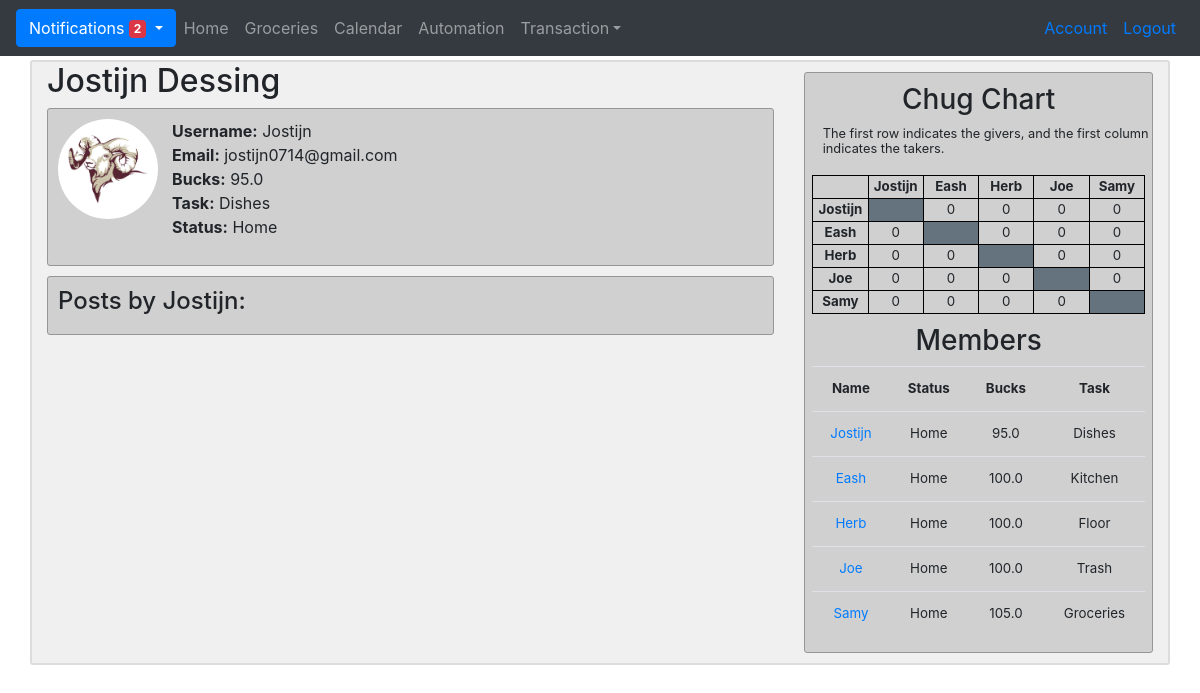
Before: /user/Jostijn (signed in) with the older database file.
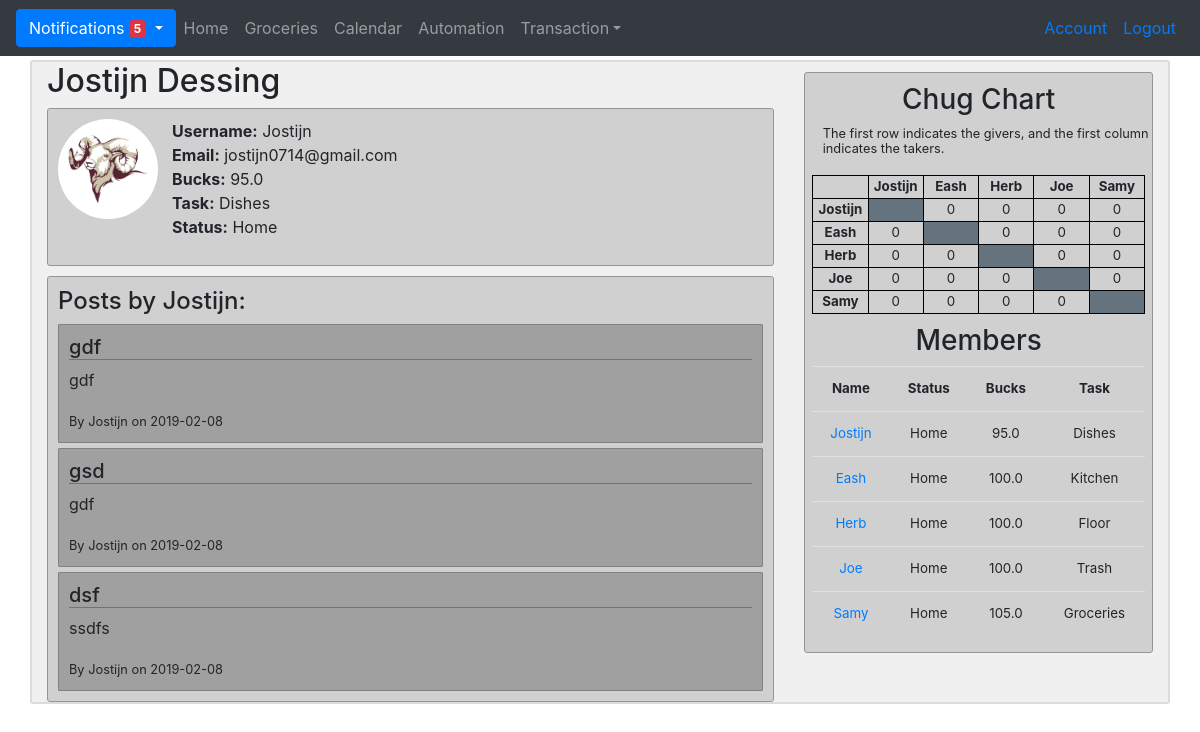
After: the same page with the newer database file.
### G_app/models.py (models this page shows, shortened)
class User(db.Model, UserMixin):
    id = db.Column(db.Integer, primary_key = True)
    username = db.Column(db.String(20), unique=True, nullable=False)
    name = db.Column(db.String, nullable=False)
    email = db.Column(db.String(120), unique=True, nullable=False)
    image = db.Column(db.String(20), nullable=False, default='default.jpg')
    password = db.Column(db.String(60), nullable=False)
    status = db.Column(db.String, nullable=False)
    bucks = db.Column(db.Float, nullable=False)
    task = db.Column(db.String, nullable=False)
    done_weekly_vote = db.Column(db.Boolean, nullable=False, default=False)
    posts = db.relationship('Post', backref='author', lazy=True, foreign_keys='Post.id_user')
    posts_targeted = db.relationship('Post', backref='target', lazy=True, foreign_keys='Post.id_target')
    chugs_give = db.relationship('Chug', backref='giver', lazy=True, foreign_keys='Chug.id_giver')
    chugs_take = db.relationship('Chug', backref='taker', lazy=True, foreign_keys='Chug.id_taker')
    notifications = db.relationship('Notification', backref='target', lazy=True)
    payments_made = db.relationship('Transaction', backref='payer', lazy=True, foreign_keys='Transaction.id_payer')
    payments_received = db.relationship('Transaction', backref='payee', lazy=True, foreign_keys='Transaction.id_payee')
    challenges_made =  db.relationship('Challenge', backref='challenger', lazy=True, foreign_keys='Challenge.id_challenger')
    challenges_received =  db.relationship('Challenge', backref='challengee', lazy=True, foreign_keys='Challenge.id_challengee')
    bets_made =  db.relationship('Bet', backref='bookmaker', lazy=True, foreign_keys='Bet.id_bookmaker')
    bets_taken =  db.relationship('Bet', backref='bettaker', lazy=True, foreign_keys='Bet.id_bettaker')
    comments = db.relationship('Comment', backref='commenter', lazy=True)
    votes_made = db.relationship('Vote', backref='voter', lazy=True, foreign_keys='Vote.id_voter')
    votes_received = db.relationship('Vote', backref='candidate', lazy=True, foreign_keys='Vote.id_candidate')
    weekly_votes = db.relationship('WeeklyVote', backref='subject', lazy=True, foreign_keys='WeeklyVote.id_subject')
    def new_notifications(self):
        return Notification.query.filter_by(user_id=self.id, seen=False).all()

class Post(db.Model):
    id = db.Column(db.Integer, primary_key = True)
    title = db.Column(db.String(100), nullable=False, default='')
    date_posted = db.Column(db.DateTime, nullable=False, default=datetime.utcnow)
    content = db.Column(db.Text, nullable=False)
    type = db.Column(db.String(50), nullable=False, default='General')
    rating = db.Column(db.Float)
    can_vote = db.Column(db.Boolean, nullable=False, default=False)
    voted = db.Column(db.String(150))
    image = db.Column(db.String(150))
    id_user = db.Column(db.Integer, db.ForeignKey('user.id'), nullable=False)
    id_target = db.Column(db.Integer, db.ForeignKey('user.id'))
    comments = db.relationship('Comment', backref='original_post', lazy=True)

### G_app/users/routes.py (the view)
@users.route("/user/<username>")
@login_required
def profile(username):
    user = User.query.filter_by(username=username).first()
    if user:
        user_image = url_for('static', filename="profile_pics/{}".format(user.image))
        return render_template('profile.html', user=user, user_image=user_image)
    else:
        return abort(404)

### G_app/models.py (called while the page is built)
@login_manager.user_loader
def load_user(user_id):
    return User.query.get(int(user_id))

### G_app/users/routes.py (called while the page is built)
@users.context_processor
def context_processor():
    chug = chug_matrix()
    members=member_ls()
    return dict(chug=chug, members=members)

### G_app/users/utils.py (called while the page is built)
def member_ls():
    members = User.query.all()
    members.pop(5)
    return members

def chug_matrix():
    matrix = [
        [None, 0, 0, 0, 0],
        [0, None, 0, 0, 0],
        [0, 0, None, 0, 0],
        [0, 0, 0, None, 0],
        [0, 0, 0, 0, None]
    ]
    chugs_to_be_taken = Chug.query.filter_by(taken=False).all()
    for chug in chugs_to_be_taken:
        matrix[chug.id_taker - 1][chug.id_giver - 1] += 1
    return matrix

### G_app/templates/profile.html
{% extends "layout.html" %}
  {% block content %}
    <h2>{{ user.name }}</h2>
    <div class="account-section">
      <div class="media">
        <img class="rounded-circle account-img" src="{{ user_image }}" alt="user_image">
        <div class="media-body">
          <p>
            <b>Username:</b> {{ user.username }}<br>
            <b>Email:</b> {{ user.email }}<br>
            <b>Bucks:</b> {{ user.bucks }}<br>
            <b>Task:</b> {{ user.task }}<br>
            <b>Status:</b> {{ user.status }}
          </p>
        </div>
      </div>
    </div>
    <div class="account-section" style="margin-top:10px">
      <h4>Posts by {{ user.username }}:</h4>
      {% for post in user.posts %}
        <div class="post-section">
          <h5 class="border-bottom border-secondary">{{ post.title }}</h5>
          <p>{{ post.content }}</p>
          <small>By {{ post.author.username }} on {{ post.date_posted.date() }}</small>
        </div>
      {% endfor %}
    </div>
  {% endblock %}

### G_app/templates/layout.html (shortened to what the changed rows need)
<!DOCTYPE html>
<html>
  <head>
    <link rel="stylesheet" href="https://stackpath.bootstrapcdn.com/bootstrap/4.2.1/css/bootstrap.min.css">
    <link rel='stylesheet' href='https://use.fontawesome.com/releases/v5.7.0/css/all.css'>
    <link rel="stylesheet" type="text/css" href="{{ url_for('static', filename='main.css') }}">
  </head>
  <body style="background-image: url('{{ url_for('static', filename='images/our_goat.jpg') }}')">
    <div class="container d-none d-sm-block">
      <nav class="navbar bg-dark navbar-expand navbar-dark fixed-top">
        {% if current_user.is_authenticated %}
          {% set new_notifications = current_user.new_notifications()|length %}
          <div class="dropdown">
            <button class="btn btn-primary dropdown-toggle" id="notification-toggle" onclick="update_notification_list('{{ url_for('main.your_notifications', user_id=current_user.id) }}')" type="button" data-toggle="dropdown">Notifications
              <span id="notification-badge" class="badge badge-danger"
              style="visibility: {{ 'visible' if new_notifications > 0 else 'hidden' }}">
                {{ new_notifications }}
              </span>
            </button>
          </div>
            {% set new_notifications = current_user.new_notifications()|length %}
          <ul class="navbar-nav mr-auto">
            <li class={% block home_active %}{% endblock %}><a class="nav-link" href="{{ url_for('main.home') }}">Home</a></li>
            <li class={% block groceries_active %}{% endblock %}><a class="nav-link" href="{{ url_for('main.groceries') }}">Groceries</a></li>
            <li class={% block calendar_active %}{% endblock %}><a class="nav-link" href=#>Calendar</a></li>
            <li class={% block automation_active %}{% endblock %}><a class="nav-link" href=#>Automation</a></li>
            <li class="nav-item dropdown">
              <a class="nav-link dropdown-toggle" href="#" id="navbardrop" data-toggle="dropdown">Transaction</a>
            </li>
          </ul>
        {% endif %}
      </nav>
    </div>
    <div class="container d-none d-sm-block mb-3" id="main" style="margin-top:60px">
      <div class="row">
        <div class="col-lg-8">
            {% block content %}
            {% endblock %}
          </div>
        <div class="col-lg-4">
          {% if current_user.is_authenticated %}
            <div class="sidebar">
              <table id="chug">
                <tr>
                  <th id="chug"></th>
                  {% for member in members %}
                    <th id="chug">{{ member.username }}</th>
                  {% endfor %}
                </tr>
                {% for row in range(5) %}
                  <tr>
                    <th id="chug">{{members[row].username}}</th>
                    {% for col in range(5) %}
                      {% if chug[row][col] != None %}
                        <td id="chug">{{ chug[row][col] }}</td>
                      {% else %}
                        <td id="chug" bgcolor="#65737e"></td>
                      {% endif %}
                    {% endfor %}
                  </tr>
                {% endfor %}
              </table>
              <table class="table" id="members">
                <tr>
                  <th>Name</th>
                  <th>Status</th>
                  <th>Bucks</th>
                  <th>Task</th>
                </tr>
                {% for member in members %}
                  <tr>
                    <td><a href="{{ url_for('users.profile', username=member.username) }}">{{ member.username }}</a></td>
                    <td>{{ member.status }}</td>
                    <td>{{ member.bucks }}</td>
                    <td>{{ member.task }}</td>
                  </tr>
                {% endfor %}
              </table>
            </div>
          {% endif %}
        </div>
      </div>
    </div>
  </body>
</html>

Changed rows visible on the page:
added Post: title "gdf", content "gdf", author.username "Jostijn", date_posted "2019-02-08"
added Post: title "gsd", content "gdf", author.username "Jostijn", date_posted "2019-02-08"
added Post: title "dsf", content "ssdfs", author.username "Jostijn", date_posted "2019-02-08"
Other visible differences:
{{ new_notifications }}: "2" → "5"
